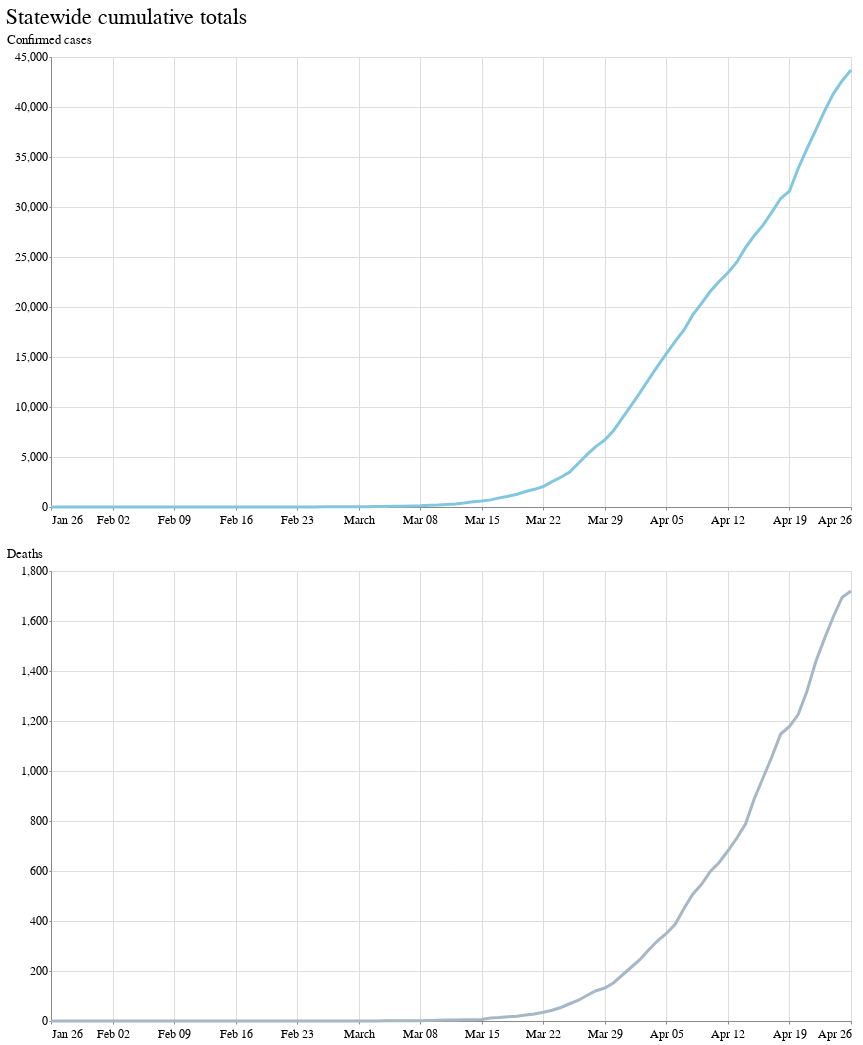

The cell this chart's notebook holds for it:
### Markdown cell above
## Chart the statewide totals over time

### Code cell
# Create a base chart with the common x-axis
chart = alt.Chart(state_df).encode(
    x=alt.X("date:T", title=None)
)

# Create the cases line
cases = chart.mark_line(color=lat.palette['default']).encode(
    y=alt.Y("confirmed_cases:Q", title="Confirmed cases")
)

# Create the deaths line
deaths = chart.mark_line(color=lat.palette['schemes']['ice-7'][3]).encode(
    y=alt.Y("deaths:Q", title="Deaths")
)

# Combine them into a single chart
(cases & deaths).properties(title="Statewide cumulative totals")

### Figure 1 — Vega-Lite specification as saved in the notebook (floating-point values rounded to 4 significant figures)
{"config": {"view": {"width": 800, "height": 450}, "background": "#ffffff", "title": {"anchor": "start", "font": "Benton Gothic Bold, sans", "fontColor": "#000000", "fontSize": 22, "fontWeight": "normal"}, "arc": {"fill": "#82c6df"}, "area": {"fill": "#82c6df"}, "line": {"stroke": "#82c6df", "strokeWidth": 3}, "path": {"stroke": "#82c6df"}, "rect": {"fill": "#82c6df"}, "shape": {"stroke": "#82c6df"}, "bar": {"fill": "#82c6df"}, "point": {"stroke": "#82c6df"}, "symbol": {"fill": "#82c6df", "size": 30}, "axis": {"titleFont": "Benton Gothic Bold, sans", "titleFontSize": 13, "titleFontWeight": "normal", "labelFont": "Benton Gothic, sans", "labelFontSize": 11.5, "labelFontWeight": "normal"}, "axisX": {"labelAngle": 0, "labelPadding": 4, "tickSize": 3}, "axisY": {"labelBaseline": "middle", "maxExtent": 45, "minExtent": 45, "tickSize": 2, "titleAlign": "left", "titleAngle": 0, "titleX": -45, "titleY": -11}, "legend": {"titleFont": "Benton Gothic Bold, sans", "titleFontSize": 13, "titleFontWeight": "normal", "symbolType": "square", "labelFont": "Benton Gothic, sans", "labelFontSize": 11.5}, "range": {"category": ["#3580b1", "#ec8431", "#ab7fb4", "#c89d29", "#adc839", "#829eb1"], "diverging": ["#e68a4f", "#f4bb6a", "#f9e39c", "#dadfe2", "#a6b7c6", "#849eae"], "heatmap": ["#fbf2c7", "#f9e39c", "#f8d36e", "#f4bb6a", "#e68a4f", "#d15a40", "#ab4232"], "ordinal": ["#fbf2c7", "#f9e39c", "#f8d36e", "#f4bb6a", "#e68a4f", "#d15a40", "#ab4232"], "ramp": ["#fbf2c7", "#f9e39c", "#f8d36e", "#f4bb6a", "#e68a4f", "#d15a40", "#ab4232"]}}, "vconcat": [{"mark": {"type": "line", "color": "#82c6df"}, "encoding": {"x": {"type": "temporal", "field": "date", "title": null}, "y": {"type": "quantitative", "field": "confirmed_cases", "title": "Confirmed cases"}}}, {"mark": {"type": "line", "color": "#a6b7c6"}, "encoding": {"x": {"type": "temporal", "field": "date", "title": null}, "y": {"type": "quantitative", "field": "deaths", "title": "Deaths"}}}], "data": {"name": "data-a6c95775870a0098628c73f69050fc03"}, "title": "Statewide cumulative totals", "$schema": "https://vega.github.io/schema/vega-lite/v4.8.1.json", "datasets": {"data-a6c95775870a0098628c73f69050fc03": [{"date": "2020-01-26T00:00:00", "confirmed_cases": 2, "deaths": 0}, {"date": "2020-01-27T00:00:00", "confirmed_cases": 3, "deaths": 0}, {"date": "2020-01-28T00:00:00", "confirmed_cases": 3, "deaths": 0}, {"date": "2020-01-29T00:00:00", "confirmed_cases": 4, "deaths": 0}, {"date": "2020-01-30T00:00:00", "confirmed_cases": 4, "deaths": 0}, {"date": "2020-01-31T00:00:00", "confirmed_cases": 4, "deaths": 0}, {"date": "2020-02-01T00:00:00", "confirmed_cases": 4, "deaths": 0}, {"date": "2020-02-02T00:00:00", "confirmed_cases": 6, "deaths": 0}, {"date": "2020-02-03T00:00:00", "confirmed_cases": 6, "deaths": 0}, {"date": "2020-02-04T00:00:00", "confirmed_cases": 6, "deaths": 0}, {"date": "2020-02-05T00:00:00", "confirmed_cases": 6, "deaths": 0}, {"date": "2020-02-06T00:00:00", "confirmed_cases": 6, "deaths": 0}, {"date": "2020-02-07T00:00:00", "confirmed_cases": 6, "deaths": 0}, {"date": "2020-02-08T00:00:00", "confirmed_cases": 6, "deaths": 0}, {"date": "2020-02-09T00:00:00", "confirmed_cases": 6, "deaths": 0}, {"date": "2020-02-10T00:00:00", "confirmed_cases": 6, "deaths": 0}, {"date": "2020-02-11T00:00:00", "confirmed_cases": 6, "deaths": 0}, {"date": "2020-02-12T00:00:00", "confirmed_cases": 6, "deaths": 0}, {"date": "2020-02-13T00:00:00", "confirmed_cases": 6, "deaths": 0}, {"date": "2020-02-14T00:00:00", "confirmed_cases": 6, "deaths": 0}, {"date": "2020-02-15T00:00:00", "confirmed_cases": 6, "deaths": 0}, {"date": "2020-02-16T00:00:00", "confirmed_cases": 6, "deaths": 0}, {"date": "2020-02-17T00:00:00", "confirmed_cases": 7, "deaths": 0}, {"date": "2020-02-18T00:00:00", "confirmed_cases": 7, "deaths": 0}, {"date": "2020-02-19T00:00:00", "confirmed_cases": 7, "deaths": 0}, {"date": "2020-02-20T00:00:00", "confirmed_cases": 8, "deaths": 0}, {"date": "2020-02-21T00:00:00", "confirmed_cases": 10, "deaths": 0}, {"date": "2020-02-22T00:00:00", "confirmed_cases": 10, "deaths": 0}, {"date": "2020-02-23T00:00:00", "confirmed_cases": 10, "deaths": 0}, {"date": "2020-02-24T00:00:00", "confirmed_cases": 11, "deaths": 0}, {"date": "2020-02-25T00:00:00", "confirmed_cases": 11, "deaths": 0}, {"date": "2020-02-26T00:00:00", "confirmed_cases": 14, "deaths": 0}, {"date": "2020-02-27T00:00:00", "confirmed_cases": 14, "deaths": 0}, {"date": "2020-02-28T00:00:00", "confirmed_cases": 17, "deaths": 0}, {"date": "2020-02-29T00:00:00", "confirmed_cases": 22, "deaths": 0}, {"date": "2020-03-01T00:00:00", "confirmed_cases": 24, "deaths": 0}, {"date": "2020-03-02T00:00:00", "confirmed_cases": 32, "deaths": 0}, {"date": "2020-03-03T00:00:00", "confirmed_cases": 39, "deaths": 0}, {"date": "2020-03-04T00:00:00", "confirmed_cases": 50, "deaths": 1}, {"date": "2020-03-05T00:00:00", "confirmed_cases": 65, "deaths": 1}, {"date": "2020-03-06T00:00:00", "confirmed_cases": 86, "deaths": 1}, {"date": "2020-03-07T00:00:00", "confirmed_cases": 107, "deaths": 1}, {"date": "2020-03-08T00:00:00", "confirmed_cases": 118, "deaths": 1}, {"date": "2020-03-09T00:00:00", "confirmed_cases": 170, "deaths": 2}, {"date": "2020-03-10T00:00:00", "confirmed_cases": 194, "deaths": 3}, {"date": "2020-03-11T00:00:00", "confirmed_cases": 249, "deaths": 4}, {"date": "2020-03-12T00:00:00", "confirmed_cases": 305, "deaths": 4}, {"date": "2020-03-13T00:00:00", "confirmed_cases": 397, "deaths": 5}, {"date": "2020-03-14T00:00:00", "confirmed_cases": 514, "deaths": 5}, {"date": "2020-03-15T00:00:00", "confirmed_cases": 598, "deaths": 6}, {"date": "2020-03-16T00:00:00", "confirmed_cases": 713, "deaths": 12}, {"date": "2020-03-17T00:00:00", "confirmed_cases": 910, "deaths": 14}, {"date": "2020-03-18T00:00:00", "confirmed_cases": 1075, "deaths": 17}, {"date": "2020-03-19T00:00:00", "confirmed_cases": 1272, "deaths": 19}, {"date": "2020-03-20T00:00:00", "confirmed_cases": 1544, "deaths": 24}, {"date": "2020-03-21T00:00:00", "confirmed_cases": 1768, "deaths": 28}, {"date": "2020-03-22T00:00:00", "confirmed_cases": 2045, "deaths": 35}, {"date": "2020-03-23T00:00:00", "confirmed_cases": 2537, "deaths": 43}, {"date": "2020-03-24T00:00:00", "confirmed_cases": 2971, "deaths": 54}, {"date": "2020-03-25T00:00:00", "confirmed_cases": 3506, "deaths": 69}, {"date": "2020-03-26T00:00:00", "confirmed_cases": 4380, "deaths": 83}, {"date": "2020-03-27T00:00:00", "confirmed_cases": 5263, "deaths": 103}, {"date": "2020-03-28T00:00:00", "confirmed_cases": 6062, "deaths": 121}, {"date": "2020-03-29T00:00:00", "confirmed_cases": 6702, "deaths": 132}, {"date": "2020-03-30T00:00:00", "confirmed_cases": 7653, "deaths": 153}, {"date": "2020-03-31T00:00:00", "confirmed_cases": 8905, "deaths": 184}, {"date": "2020-04-01T00:00:00", "confirmed_cases": 10162, "deaths": 215}, {"date": "2020-04-02T00:00:00", "confirmed_cases": 11432, "deaths": 246}, {"date": "2020-04-03T00:00:00", "confirmed_cases": 12778, "deaths": 285}, {"date": "2020-04-04T00:00:00", "confirmed_cases": 14094, "deaths": 321}, {"date": "2020-04-05T00:00:00", "confirmed_cases": 15346, "deaths": 350}, {"date": "2020-04-06T00:00:00", "confirmed_cases": 16551, "deaths": 387}, {"date": "2020-04-07T00:00:00", "confirmed_cases": 17707, "deaths": 450}, {"date": "2020-04-08T00:00:00", "confirmed_cases": 19211, "deaths": 507}, {"date": "2020-04-09T00:00:00", "confirmed_cases": 20365, "deaths": 547}, {"date": "2020-04-10T00:00:00", "confirmed_cases": 21571, "deaths": 598}, {"date": "2020-04-11T00:00:00", "confirmed_cases": 22558, "deaths": 634}, {"date": "2020-04-12T00:00:00", "confirmed_cases": 23420, "deaths": 681}, {"date": "2020-04-13T00:00:00", "confirmed_cases": 24484, "deaths": 731}, {"date": "2020-04-14T00:00:00", "confirmed_cases": 25931, "deaths": 788}, {"date": "2020-04-15T00:00:00", "confirmed_cases": 27147, "deaths": 889}, {"date": "2020-04-16T00:00:00", "confirmed_cases": 28186, "deaths": 973}, {"date": "2020-04-17T00:00:00", "confirmed_cases": 29495, "deaths": 1057}, {"date": "2020-04-18T00:00:00", "confirmed_cases": 30852, "deaths": 1148}, {"date": "2020-04-19T00:00:00", "confirmed_cases": 31581, "deaths": 1178}, {"date": "2020-04-20T00:00:00", "confirmed_cases": 33875, "deaths": 1227}, {"date": "2020-04-21T00:00:00", "confirmed_cases": 35831, "deaths": 1320}, {"date": "2020-04-22T00:00:00", "confirmed_cases": 37707, "deaths": 1438}, {"date": "2020-04-23T00:00:00", "confirmed_cases": 39620, "deaths": 1531}, {"date": "2020-04-24T00:00:00", "confirmed_cases": 41338, "deaths": 1618}, {"date": "2020-04-25T00:00:00", "confirmed_cases": 42629, "deaths": 1695}, {"date": "2020-04-26T00:00:00", "confirmed_cases": 43703, "deaths": 1720}]}}
